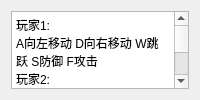
<?xml version="1.0" encoding="UTF-8"?>
<ui version="4.0">
 <class>About</class>
 <widget class="QDialog" name="About">
  <property name="geometry">
   <rect>
    <x>0</x>
    <y>0</y>
    <width>200</width>
    <height>100</height>
   </rect>
  </property>
  <property name="minimumSize">
   <size>
    <width>200</width>
    <height>100</height>
   </size>
  </property>
  <property name="maximumSize">
   <size>
    <width>200</width>
    <height>100</height>
   </size>
  </property>
  <property name="windowTitle">
   <string>操作提示</string>
  </property>
  <layout class="QGridLayout" name="gridLayout">
   <item row="0" column="0">
    <widget class="QTextBrowser" name="textBrowser">
     <property name="html">
      <string>&lt;!DOCTYPE HTML PUBLIC &quot;-//W3C//DTD HTML 4.0//EN&quot; &quot;http://www.w3.org/TR/REC-html40/strict.dtd&quot;&gt;
&lt;html&gt;&lt;head&gt;&lt;meta name=&quot;qrichtext&quot; content=&quot;1&quot; /&gt;&lt;meta charset=&quot;utf-8&quot; /&gt;&lt;style type=&quot;text/css&quot;&gt;
p, li { white-space: pre-wrap; }
hr { height: 1px; border-width: 0; }
li.unchecked::marker { content: &quot;\2610&quot;; }
li.checked::marker { content: &quot;\2612&quot;; }
&lt;/style&gt;&lt;/head&gt;&lt;body style=&quot; font-family:'Microsoft YaHei UI'; font-size:9pt; font-weight:400; font-style:normal;&quot;&gt;
&lt;p style=&quot; margin-top:0px; margin-bottom:0px; margin-left:0px; margin-right:0px; -qt-block-indent:0; text-indent:0px;&quot;&gt;玩家1:&lt;/p&gt;
&lt;p style=&quot; margin-top:0px; margin-bottom:0px; margin-left:0px; margin-right:0px; -qt-block-indent:0; text-indent:0px;&quot;&gt;A向左移动 D向右移动 W跳跃 S防御 F攻击&lt;/p&gt;
&lt;p style=&quot; margin-top:0px; margin-bottom:0px; margin-left:0px; margin-right:0px; -qt-block-indent:0; text-indent:0px;&quot;&gt;玩家2:&lt;/p&gt;
&lt;p style=&quot; margin-top:0px; margin-bottom:0px; margin-left:0px; margin-right:0px; -qt-block-indent:0; text-indent:0px;&quot;&gt;左箭头向左移动 右箭头向右移动 上箭头跳跃 下箭头防御  L攻击&lt;/p&gt;
&lt;p style=&quot;-qt-paragraph-type:empty; margin-top:0px; margin-bottom:0px; margin-left:0px; margin-right:0px; -qt-block-indent:0; text-indent:0px;&quot;&gt;&lt;br /&gt;&lt;/p&gt;&lt;/body&gt;&lt;/html&gt;</string>
     </property>
    </widget>
   </item>
  </layout>
 </widget>
 <resources/>
 <connections/>
</ui>
